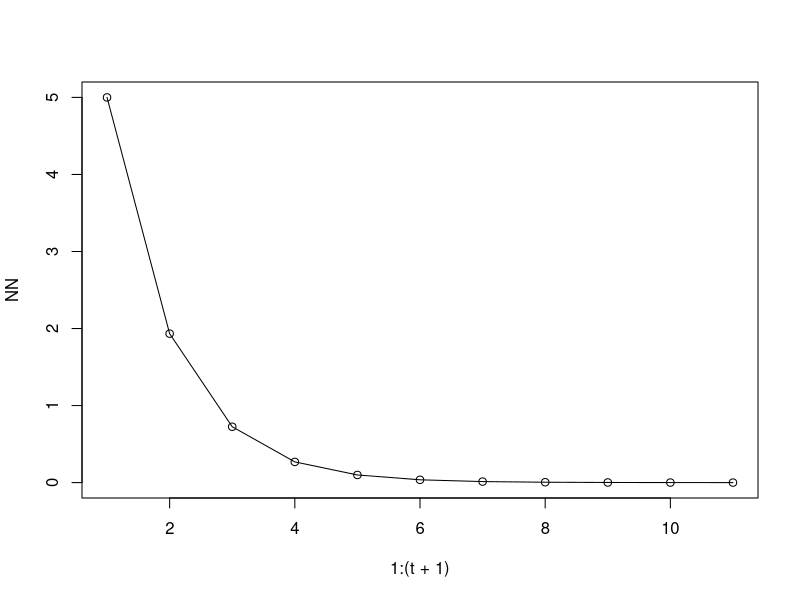
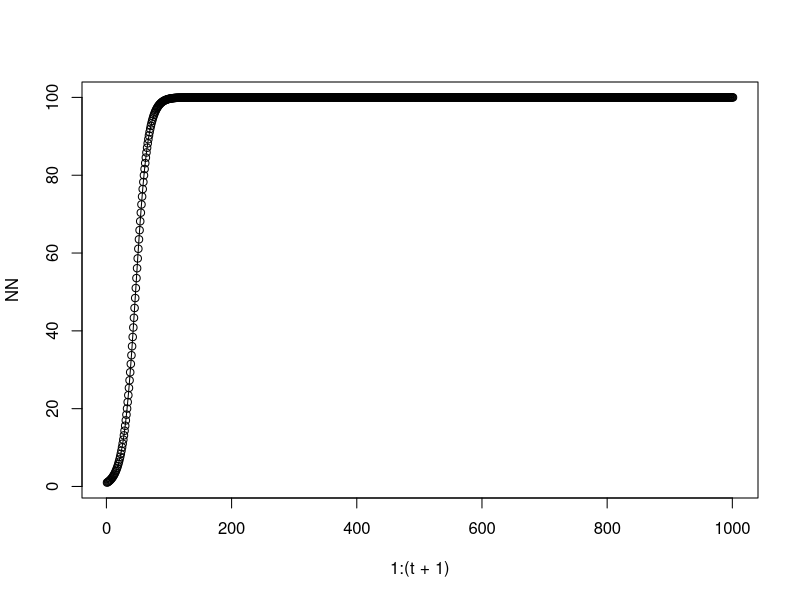
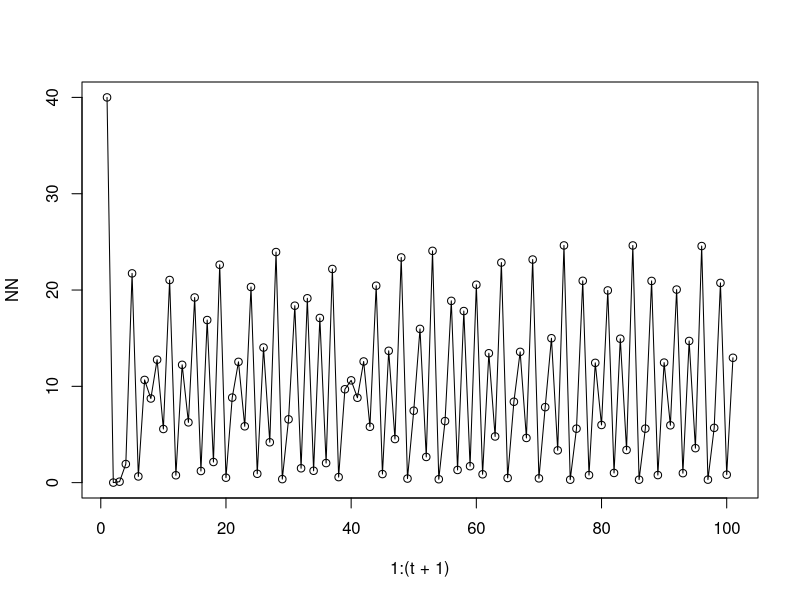
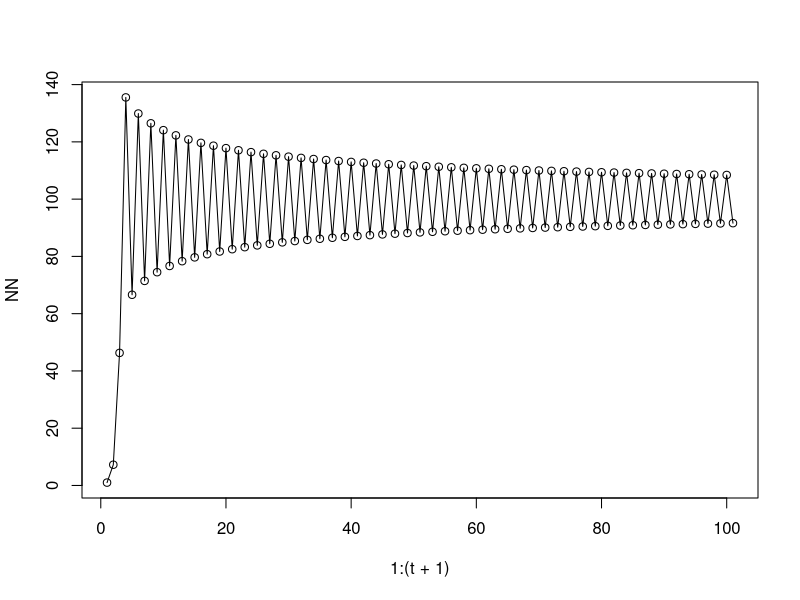
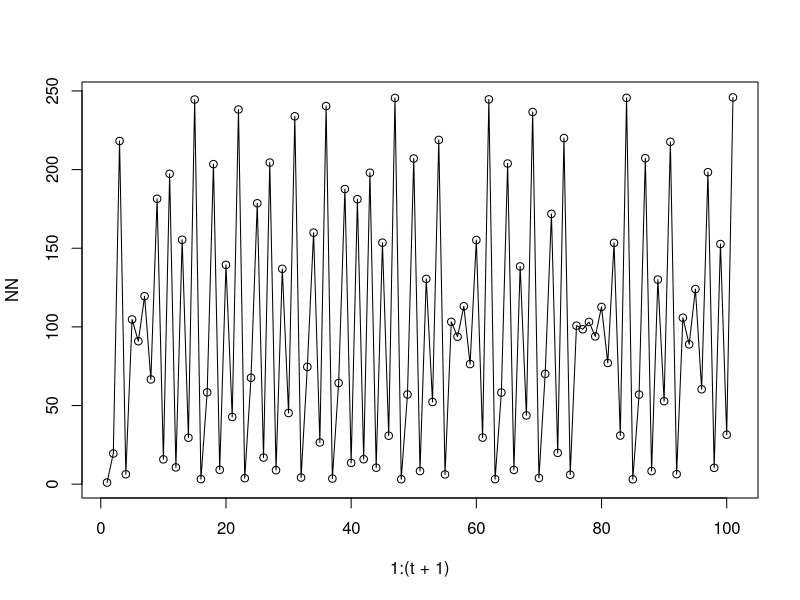
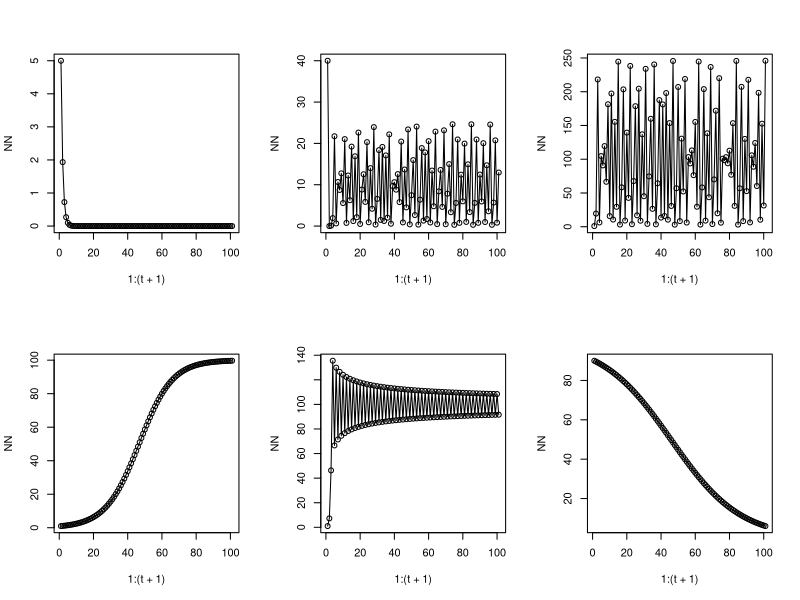
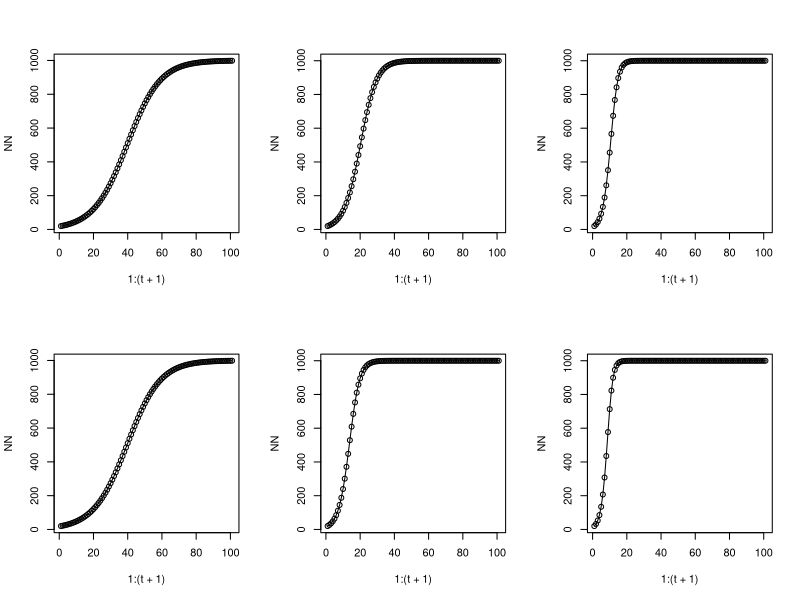
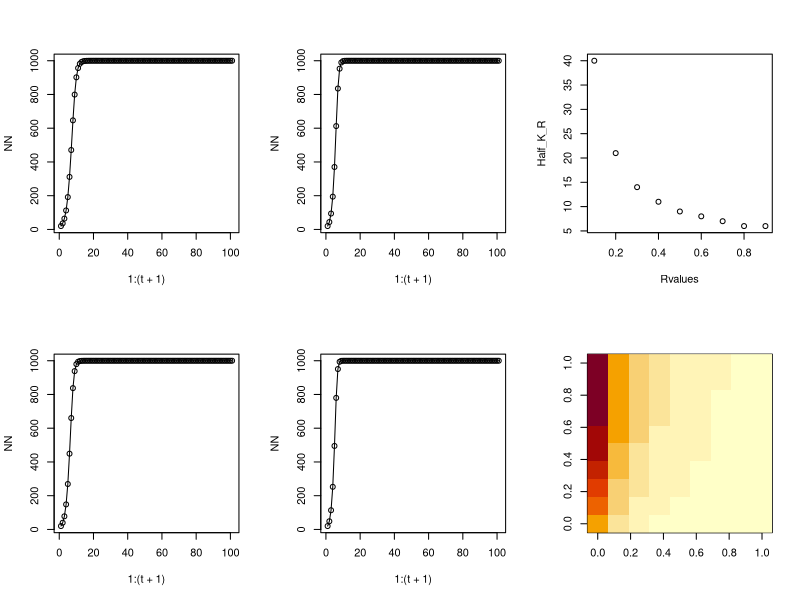

Reproduce these figures in R, in order.

###### Question A
Ric_mod <- function(N=100,R=1,t=1,K=1){

  NN <- matrix(NA, nrow=1, ncol=t+1)
  NN[1] <- N
  
  for(tt in 1:t ){
  NN[tt+1] <- NN[tt]*(exp(R*(1-(NN[tt]/K))))
  }
  plot(1:(t+1), NN)
  lines(1:(t+1), NN)
  
return(NN)
}

###### Question B
#Population decrease to n=0
Ric_mod(5,-1,10,100) # r negative
#Population approaches stable equilibrium at n = K, without oscillations.
Ric_mod(1,0.1,1000,100) #  0<r<1
#Decaying oscillations around n = K
Ric_mod(40,3,100,10) #  r=3 N close to K
#Persistent, regular oscillations
Ric_mod(1,2 ,100,100) #  r=2
#Crazy, random-looking fluctuations (chaos).
Ric_mod(1,3 ,100,100) #  r=3

# R is a key driver


###### Question C
par(mfcol=c(2,3))
Ric_mod(5,-1,100,100)
Ric_mod(1,0.1,100,100)
Ric_mod(40,3,100,10)
Ric_mod(1,2 ,100,100)
Ric_mod(1,3 ,100,100)
Ric_mod(90,-0.05 ,100,100)

###### Question D
nVec <- Ric_mod(20,0.1,100,1000)
nmin <- min(which(nVec >= 500))
nmin

###### Question E
Rvalues <- seq(from= 0.1,to = 0.9, by= 0.1)
#Half_K_R <- seq(1,length(Rvalues))
Half_K_R <- matrix(NA, nrow=1, ncol=length(Rvalues))


for (R in 1:length(Half_K_R)){
  RicModNEW<-Ric_mod(20,Rvalues[R],100,1000)
  K = 1000
  Half_K_R[R]<-min(which(RicModNEW >= K/2))
}

plot(Rvalues,Half_K_R )

###### Question F

# (1) Define parameter values: R, K (using seq function)
# (2) Create Matrix for storing values (vary R and vary K)
# (3) Create for loop that vary in K which collects the values of K of each R  within another for loop that vary in R.
# (4) plot


###### Question G

Ric_mod <-function(N,R,K){
  for (t in 1:100){
    N[t+1] <- N[t]*(exp(R*(1-(N[t]/K))))
  }
  return(N)
}


Rvalues <- seq(from= 0.1,to = 0.9, by= 0.1)
Kvalues<-seq(from= 100,to= 1000, by = 100)

Maxtrix_values <-matrix(NA,length(Rvalues),length(Kvalues))
R_at_Half_K <- 1:length(Rvalues)

for (R in 1:length(R_at_Half_K)){
  
  for (K in 1:length(Kvalues)){
    
    RicModNEW<-Ric_mod(10,Rvalues[R], Kvalues[K])
    
    Maxtrix_values[R,K]<-min(which(RicModNEW >= Kvalues[K]/2))}
  }

#plot(Maxtrix_values[1,])
image(Maxtrix_values)
contour(Maxtrix_values)
